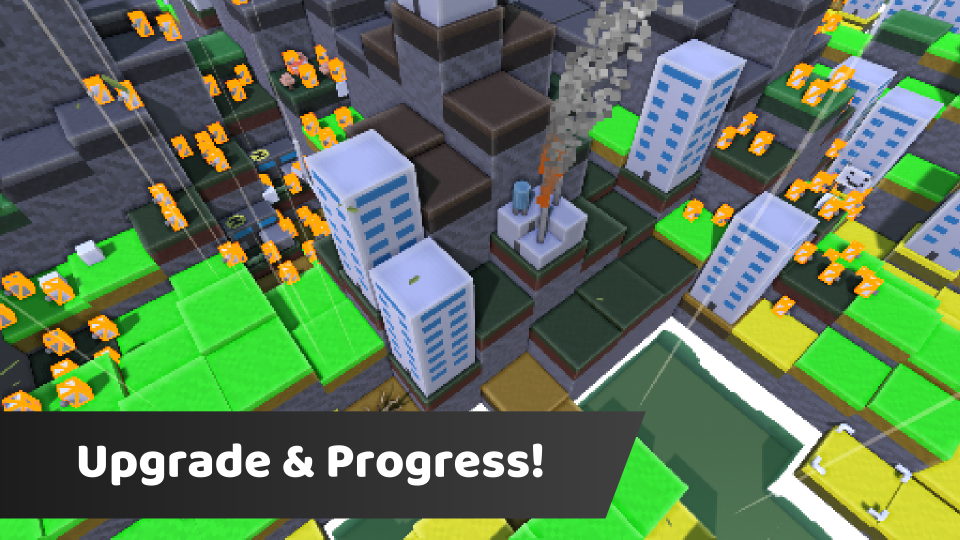
#> input picture assets/originals/isoforge-c.png, 1920 x 1080 px (shown at 1/2 size); its folder holds only this picture in this run
$ python imagecropper.py
#> lines starting #> are read from the running program, lines starting #| are printed output that depends on the picture
import os
from PIL import Image

# Eingabe- und Ausgabeordner
input_dir = "assets/originals"
output_dirs = {
    "large": ("assets/large", (1600, 900), 85),
    "medium": ("assets/medium", (800, 450), 82),
    "thumbs": ("assets/thumbs", (420, 236), 80),
}

# Falls Ausgabeordner fehlen → erstellen
for out_dir, _, _ in output_dirs.values():
    os.makedirs(out_dir, exist_ok=True)

def resize_and_crop(img, target_size):
    """Bild proportional skalieren und dann mittig zuschneiden auf target_size"""
    target_w, target_h = target_size
    src_w, src_h = img.size

    # Skalierungsfaktor berechnen (wie ^ in magick → cover, nicht contain)
    scale = max(target_w / src_w, target_h / src_h)
    new_size = (int(src_w * scale), int(src_h * scale))
    img_resized = img.resize(new_size, Image.LANCZOS)

    # Mittelpunkt-Crop
    left = (img_resized.width - target_w) // 2
    top = (img_resized.height - target_h) // 2
    right = left + target_w
    bottom = top + target_h

    return img_resized.crop((left, top, right, bottom))

# Alle Bilder durchgehen
for filename in os.listdir(input_dir):
    if not filename.lower().endswith((".jpg", ".jpeg", ".png")):
        continue

    filepath = os.path.join(input_dir, filename)
    with Image.open(filepath) as img:
#> img is the input picture: PIL image 1920x1080 RGB; mean R, G, B 91.1, 116.2, 85.2
        for name, (out_dir, size, quality) in output_dirs.items():
            processed = resize_and_crop(img, size)

            out_path = os.path.join(out_dir, filename)
            processed.save(out_path, quality=quality)

            print(f"✔ {filename} → {name} ({out_path})")
#> this loop made 3 passes
#> pass 1, in resize_and_crop, `img_resized = img.resize(new_size, Image.LANCZOS)`:
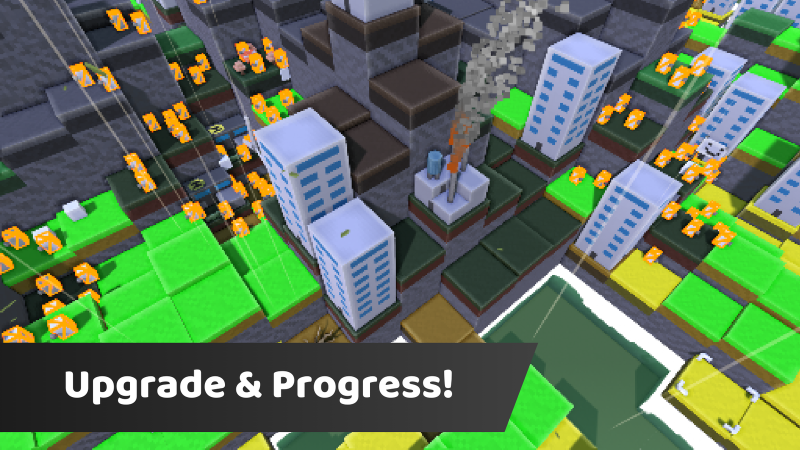
#> img_resized: PIL image 1600x900 RGB (shown at 1/2 size); mean R, G, B 91, 116.2, 85.2
#> pass 2, in resize_and_crop (call 2), `img_resized = img.resize(new_size, Image.LANCZOS)`:
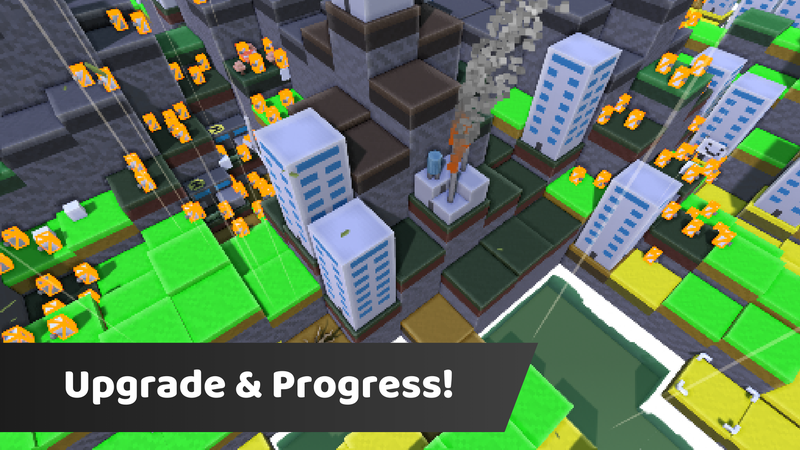
#> img_resized: PIL image 800x450 RGB; mean R, G, B 90.9, 116.1, 85.2
#> pass 3, in resize_and_crop (call 3), `img_resized = img.resize(new_size, Image.LANCZOS)`:
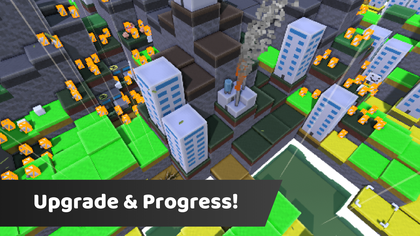
#> img_resized: PIL image 420x236 RGB; mean R, G, B 90.9, 116.1, 85.2
